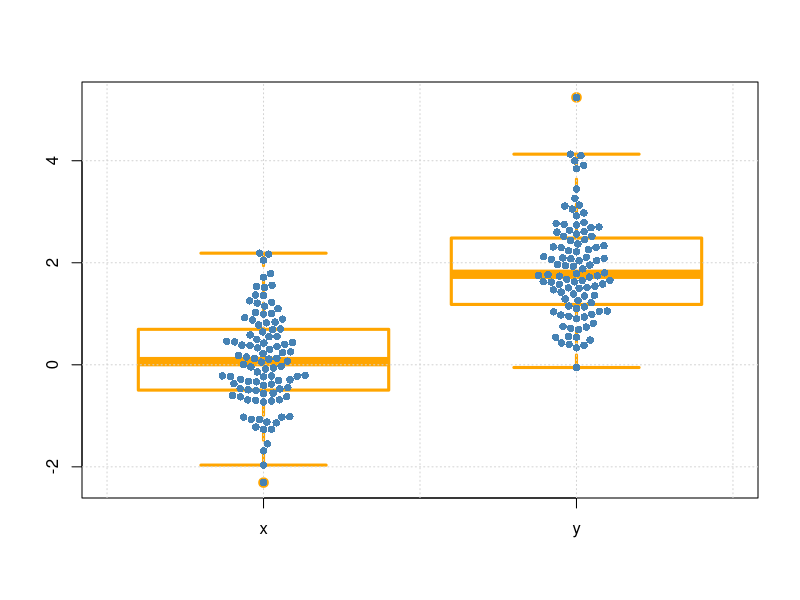
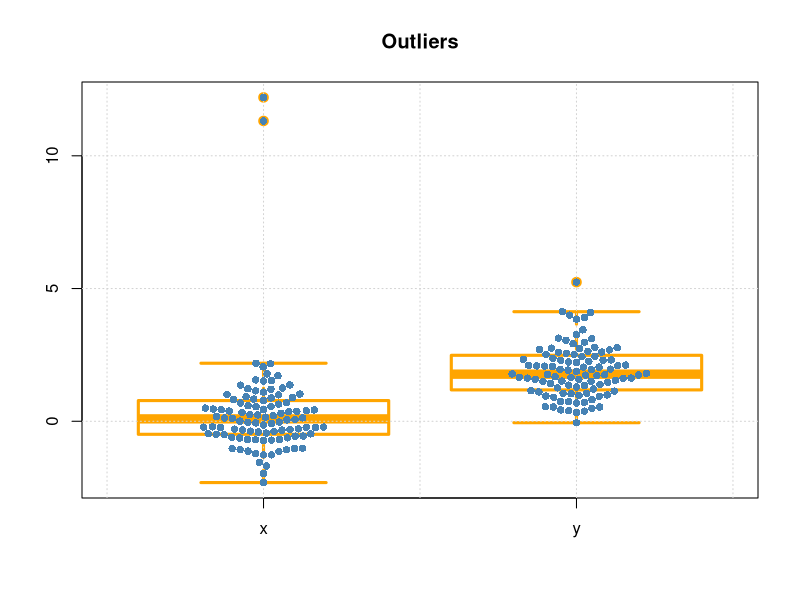
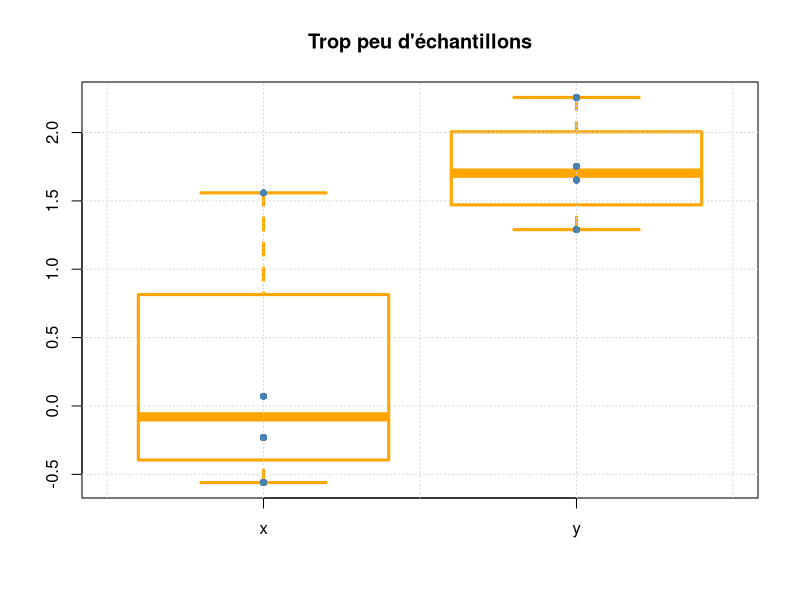
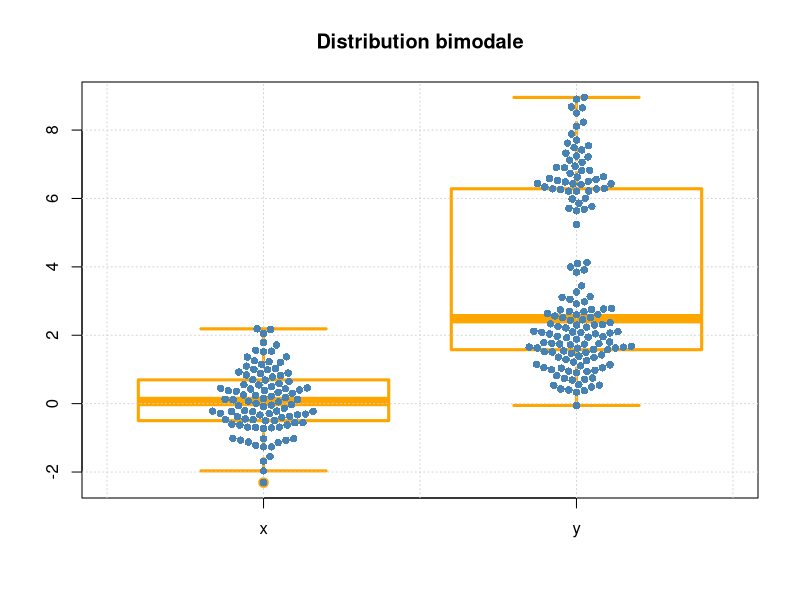

These charts were generated, in order, by the following R code:
## ---- chunk 1
require(beeswarm)
set.seed(123)
X   <- data.frame(x=rnorm(100), y=rnorm(100,2))
X.o <- list(x=c(X$x,rnorm(2,10)), y=X$y)
X.b <- list(x=X$x, y=c(X$y, rnorm(50,7)))
boxplot(X, border = "orange", col=NA, width= c(0.5,0.5) , lwd=3)
grid()
beeswarm(X, pch=16, col="steelblue", add=TRUE)
## ---- chunk 2
boxplot(X.o, border = "orange", col=NA, width= c(0.5,0.5) , lwd=3, main="Outliers")
grid()
beeswarm(X.o, pch=16, col="steelblue", add=TRUE)
## ---- chunk 3
boxplot(X[1:4,], border = "orange", col=NA, width= c(0.5,0.5) , lwd=3, main="Trop peu d'échantillons")
grid()
beeswarm(X[1:4,], pch=16, col="steelblue", add=TRUE)
## ---- chunk 4
boxplot(X.b, border = "orange", col=NA, width= c(0.5,0.5) , lwd=3, main="Distribution bimodale")
grid()
beeswarm(X.b, pch=16, col="steelblue", add=TRUE)
